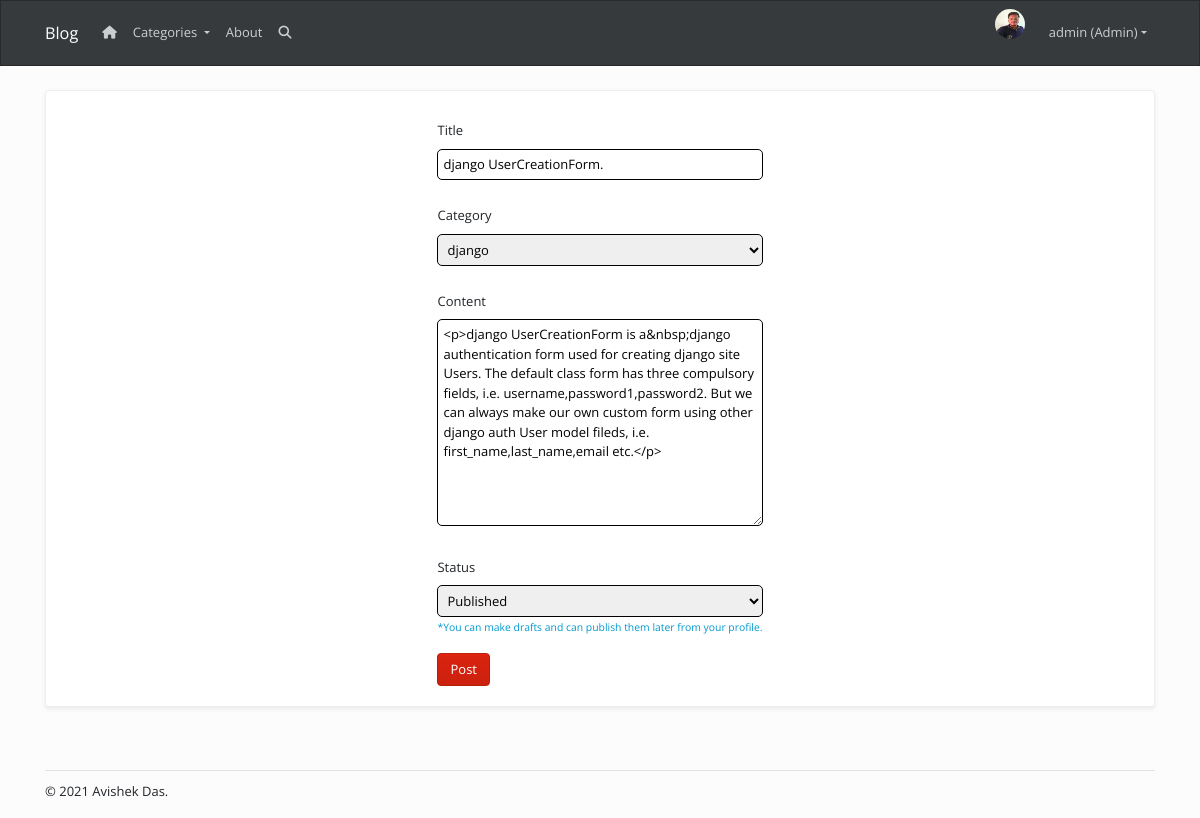
The page /update-post/django-usercreationform/ (signed in) on the database its author committed.
### accounts/models.py (models this page shows, shortened)
class Profile(models.Model):
    user = models.OneToOneField(
        User, null=True, blank=True, on_delete=models.CASCADE)
    bio=models.TextField(blank=True,null=True)
    twitter_id=models.CharField(max_length=100,blank=True,null=True)
    github_id = models.CharField(max_length=100, blank=True, null=True)
    profile_pic = models.ImageField(default='profile_pic.png',
                                    upload_to=user_directory_path, null=True, blank=True)
    created = models.DateTimeField(auto_now_add=True)
    updated=models.DateTimeField(auto_now=True)

### posts/models.py (models this page shows, shortened)
class Post(models.Model):
    options = (
        ('draft','Draft'),
        ('published','Published')
    )
    category=models.ForeignKey(Category,related_name='product',default=1,on_delete=models.SET_NULL,null=True,blank=True)
    title = models.CharField(max_length=200, blank=True, null=True)
    slug = models.SlugField(max_length=200, unique=True, blank=True, null=True)
    created = models.DateTimeField(auto_now_add=True)
    updated = models.DateTimeField(auto_now=True)
    author = models.ForeignKey(User, on_delete=models.CASCADE, blank=True, null=True)
    content = RichTextUploadingField(blank=True, null=True)
    status=models.CharField(max_length=10,choices=options,default='draft')
    class Meta:
        ordering=['-created']

### posts/views.py (the view, shortened to what this page needs)
class PostUpdateView(LoginRequiredMixin, UserPassesTestMixin,UpdateView):
    model=Post
    form_class = PostForm
    success_url = reverse_lazy('accounts:user-profile')
    def get_context_data(self, **kwargs):
        context = super().get_context_data(**kwargs)
        context['title'] = 'Update a Blogpost'
        return context
    def test_func(self):
        post=self.get_object()
        if self.request.user==post.author:
            return True
        return False

### posts/forms.py
class PostForm(forms.ModelForm):
    title=forms.CharField(required=True)
    category=forms.ModelChoiceField(queryset=Category.objects.all(),required=True)
    content=RichTextUploadingFormField(required=True)
    status=forms.CharField(widget=forms.Select(choices=Post.options),required=True)
    class Meta:
        model=Post
        fields=['title','category','content','status']

### accounts/views.py (called while the page is built)
def site_user(request):
	return{
		'user':User.objects.first()
	}

### posts/models.py (called while the page is built)
    def __str__(self):
        return self.name

### posts/views.py (called while the page is built)
def categories(request):
    return {
        'categories':Category.objects.all(),
    }

### posts/templates/posts/post_form.html (shortened to what this page needs)
{% extends 'posts/layout.html' %}
{% block content %}
<div class="card shadow-sm my-4">
  <div class="card-body d-flex justify-content-center">
<form action="" method='POST' enctype="multipart/form-data">
        <div class="form-group">
          <label>{{form.title.label}}</label>
          {{form.title}}
        </div>
        <div class="form-group">
          <label>{{form.category.label}}</label>
          {{form.category}}
        </div>
        <div class="form-group">
          <label>{{form.content.label}}</label>
          {{form.content}}
        </div>
        <div class="form-group">
          <label>{{form.status.label}}</label>
          {{form.status}}
          <br>
          <small class='text-info'>*You can make drafts and can publish them later from your profile.</small>
        </div>
    <button type="submit" class='btn btn-primary' >Post</button>
</form>
</div>
</div>
{% endblock %}

### posts/templates/posts/navbar.html (shortened to what this page needs)
<nav class="navbar navbar-expand-lg navbar-dark bg-dark">
  <div class="container">
    <a class="navbar-brand" href="{% url 'posts:all-posts' %}">Blog</a>
    <div class="collapse navbar-collapse" id="navbarResponsive">
      <ul class="navbar-nav mr-auto">
        <li class="nav-item">
          <a class="nav-link" href="{% url 'posts:all-posts' %}"
            ><i class='fas fa-home'></i>
          </a>
        </li>
        <li class="nav-item dropdown">
        <a class="nav-link dropdown-toggle" href="#" id="navbarDropdown" role="button" data-toggle="dropdown" aria-haspopup="true" aria-expanded="false">
          Categories
        </a>
      </li>
        <li class="nav-item">
          <a class="nav-link" href="{% url 'posts:about' %}">About</a>
        </li>
        <li class="nav-item">
          <a class="nav-link" href="#"><i class="fas fa-search"></i></a>
        </li>
      </ul>
      <ul class="navbar-nav ml-auto">
        {% if request.user.is_authenticated %}
        <li class="nav-item">
          <img
            class="d-flex mr-3 rounded-circle"
            src="{{user.profile.profile_pic.url}}"
            alt="profile pic"
            id="profile-pic"
          />
        </li>
        <li class="nav-item dropdown">
          {% if request.user.is_superuser %}
          <a
            class="nav-link dropdown-toggle"
            data-toggle="dropdown"
            href="#"
            role="button"
            aria-haspopup="true"
            aria-expanded="false"
          >
            {{request.user}} (Admin)</a
          >
          {% endif %}
        </li>
        {% else %}
        <li class="nav-item">
          <a class="nav-link" href="{% url 'login' %}">Login</a>
        </li>
      </ul>
      {% endif %}
    </div>
  </div>
</nav>

### static/css/style.css (style rules this page uses)
input[type="text"], input[type="email"], input[type="password"], textarea { border: 1px solid; border-radius: 5px; padding: 5px; width: 100%; }
select { border: 1px solid; border-radius: 5px; padding: 5px; width: 100%; }
label { padding-top: 10px !important; display: block; }
#profile-pic { width: 30px; height: 30px; }
.card-body { padding: 20px; }

### rows shown on the page
Post: title "django UserCreationForm.", category "django", content "<p>django UserCreationForm is a&nbsp;django authentication form used for creating django site Users. The default class form has three compulsory fields, i.e. username,password1,password2. But we can always make our own custom form using other django auth User model fileds, i.e. first_name,last_name,email etc.</p>", status "Published"

### other values the page prints
{{ request.user }} "admin"
